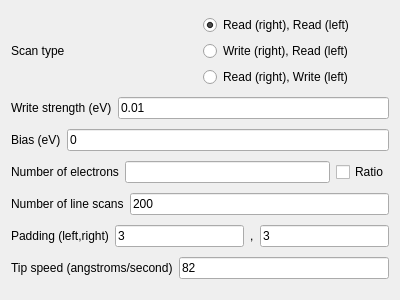
<?xml version="1.0" encoding="UTF-8"?>
<ui version="4.0">
 <class>Form</class>
 <widget class="QWidget" name="Form">
  <property name="geometry">
   <rect>
    <x>0</x>
    <y>0</y>
    <width>400</width>
    <height>300</height>
   </rect>
  </property>
  <property name="windowTitle">
   <string>Form</string>
  </property>
  <layout class="QVBoxLayout" name="verticalLayout">
   <item>
    <layout class="QHBoxLayout" name="scan_type_hl">
     <item>
      <widget class="QLabel" name="label_scan_type">
       <property name="text">
        <string>Scan type</string>
       </property>
      </widget>
     </item>
     <item>
      <layout class="QVBoxLayout" name="rb_scan_type_vl">
       <item>
        <widget class="QRadioButton" name="rb_scan_type_rr">
         <property name="text">
          <string>Read (right), Read (left)</string>
         </property>
         <property name="checked">
          <bool>true</bool>
         </property>
         <attribute name="buttonGroup">
          <string notr="true">rbg_scan_type</string>
         </attribute>
        </widget>
       </item>
       <item>
        <widget class="QRadioButton" name="rb_scan_type_wr">
         <property name="text">
          <string>Write (right), Read (left)</string>
         </property>
         <attribute name="buttonGroup">
          <string notr="true">rbg_scan_type</string>
         </attribute>
        </widget>
       </item>
       <item>
        <widget class="QRadioButton" name="rb_scan_type_rw">
         <property name="text">
          <string>Read (right), Write (left)</string>
         </property>
         <attribute name="buttonGroup">
          <string notr="true">rbg_scan_type</string>
         </attribute>
        </widget>
       </item>
      </layout>
     </item>
    </layout>
   </item>
   <item>
    <layout class="QHBoxLayout" name="write_strength_hl">
     <item>
      <widget class="QLabel" name="label_write_strength">
       <property name="text">
        <string>Write strength (eV)</string>
       </property>
      </widget>
     </item>
     <item>
      <widget class="QLineEdit" name="le_write_strength">
       <property name="text">
        <string>0.01</string>
       </property>
      </widget>
     </item>
    </layout>
   </item>
   <item>
    <layout class="QHBoxLayout" name="bias_hl">
     <item>
      <widget class="QLabel" name="label_bias">
       <property name="text">
        <string>Bias (eV)</string>
       </property>
      </widget>
     </item>
     <item>
      <widget class="QLineEdit" name="le_bias">
       <property name="text">
        <string>0</string>
       </property>
      </widget>
     </item>
    </layout>
   </item>
   <item>
    <layout class="QHBoxLayout" name="num_electrons_hl">
     <item>
      <widget class="QLabel" name="label_num_electrons">
       <property name="text">
        <string>Number of electrons</string>
       </property>
      </widget>
     </item>
     <item>
      <widget class="QLineEdit" name="le_num_electrons"/>
     </item>
     <item>
      <widget class="QCheckBox" name="cb_num_electrons_ratio">
       <property name="text">
        <string>Ratio</string>
       </property>
      </widget>
     </item>
    </layout>
   </item>
   <item>
    <layout class="QHBoxLayout" name="num_scans_hl">
     <item>
      <widget class="QLabel" name="label_num_scans">
       <property name="text">
        <string>Number of line scans</string>
       </property>
      </widget>
     </item>
     <item>
      <widget class="QLineEdit" name="le_num_scans">
       <property name="text">
        <string>200</string>
       </property>
      </widget>
     </item>
    </layout>
   </item>
   <item>
    <layout class="QHBoxLayout" name="padding_hl">
     <item>
      <widget class="QLabel" name="label_padding">
       <property name="text">
        <string>Padding (left,right)</string>
       </property>
      </widget>
     </item>
     <item>
      <widget class="QLineEdit" name="le_lattice_padding_l">
       <property name="text">
        <string>3</string>
       </property>
      </widget>
     </item>
     <item>
      <widget class="QLabel" name="label_padding_split">
       <property name="text">
        <string>,</string>
       </property>
      </widget>
     </item>
     <item>
      <widget class="QLineEdit" name="le_lattice_padding_r">
       <property name="text">
        <string>3</string>
       </property>
      </widget>
     </item>
    </layout>
   </item>
   <item>
    <layout class="QHBoxLayout" name="tip_speed_hl">
     <item>
      <widget class="QLabel" name="label_tip_speed">
       <property name="text">
        <string>Tip speed (angstroms/second)</string>
       </property>
      </widget>
     </item>
     <item>
      <widget class="QLineEdit" name="le_tip_speed">
       <property name="text">
        <string>82</string>
       </property>
      </widget>
     </item>
    </layout>
   </item>
  </layout>
 </widget>
 <resources/>
 <connections/>
 <buttongroups>
  <buttongroup name="rbg_scan_type"/>
 </buttongroups>
</ui>
